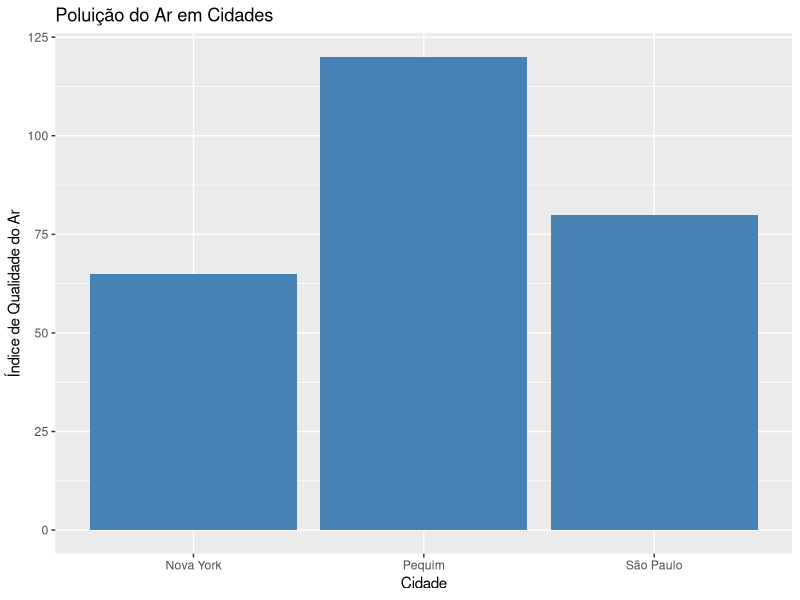

Reproduce this figure in R.
## ---- chunk 1

library(ggplot2)


#Exemplo de dados fictícios

dados<- data.frame(

Cidade = c("São Paulo", "Nova York", "Pequim"),

Indice = c(80, 65, 120)

)

ggplot(dados, aes(x = Cidade, y = Indice)) +

geom_bar(stat = "identity", fill = "steelblue") +

labs(x = "Cidade", y = "Índice de Qualidade do Ar", title = "Poluição do Ar em Cidades")
